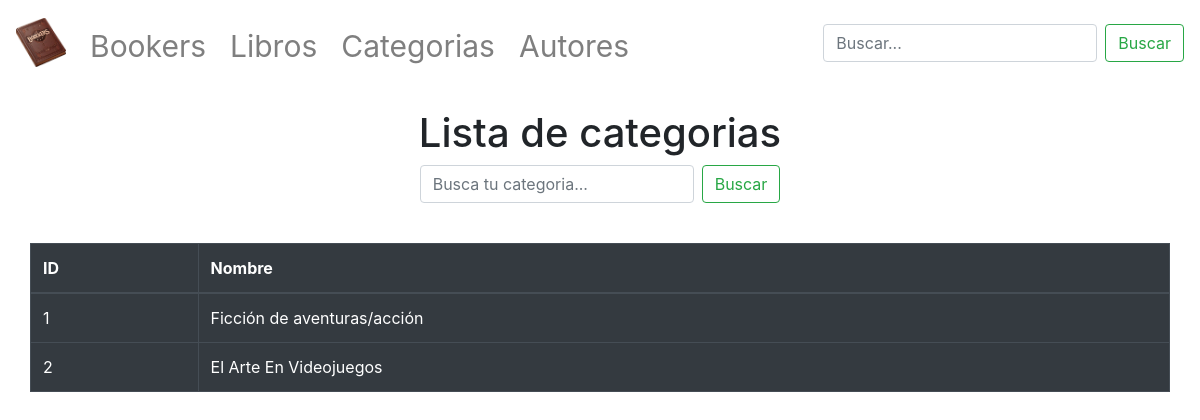
Before: /categorias/ with the older database file.
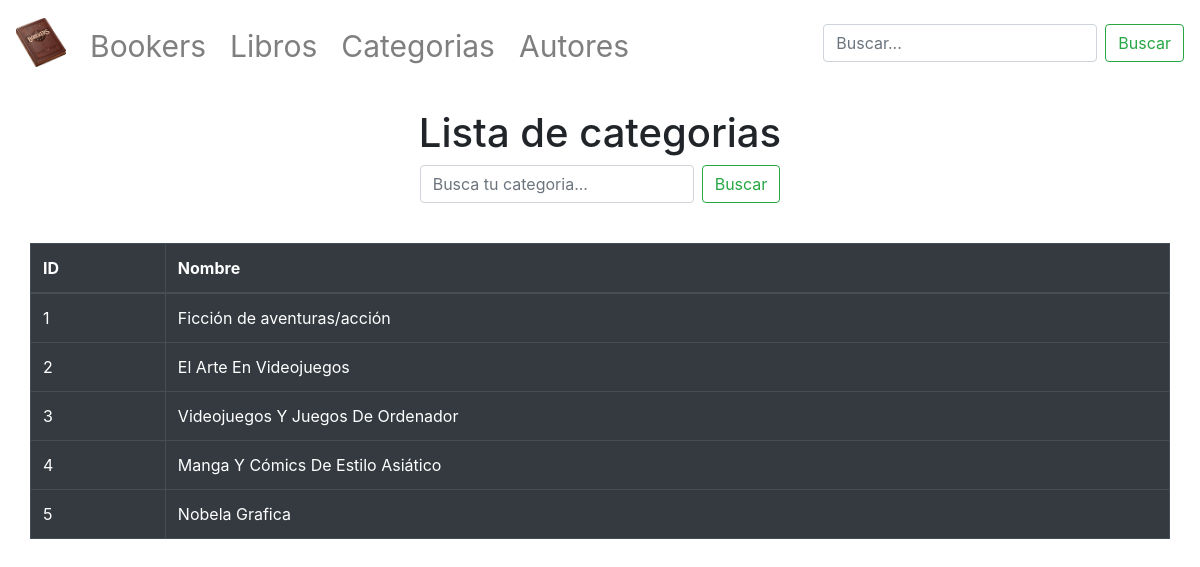
After: the same page with the newer database file.
### main/models.py (models this page shows, shortened)
class navbar(models.Model):
    id = models.AutoField(primary_key=True)
    nombre = models.CharField(max_length=50, unique=True, null=False, blank=False)
    url = models.CharField(max_length=50)

class categoria(models.Model):
    id = models.AutoField(primary_key=True)
    nombre = models.CharField(max_length=50)

### main/views.py (the view)
# urls.py: path('categorias/', main.categorias, name='categorias'),
def categorias(request):
    query = request.GET.get('buscar-categoria')
    if query:
        buscar_categoria = categoria.objects.filter(
            Q(nombre__icontains=query)
        ).distinct()
    else:
        buscar_categoria = categoria.objects.all()
    titulo = "Categorías"
    navbars = navbar.objects.all()
    context = {'navbar': navbars, 'Titulo': titulo, 'categorias': buscar_categoria}
    return render(request, 'categorias.html', context)

### main/templates/categorias.html (shortened to what this page needs)
{% load static %}
<!doctype html>
<html lang="en">
<head>
<link rel="stylesheet" href="{%static 'css/bootstrap.css'%}">
<link rel="stylesheet" href="{%static 'css/index.css'%}">
</head>
<body>
<nav class="navbar navbar-expand-md navbar-light">
    <a class="navbar-brand mr-2" href="/index">
        <img src="{%static 'img/logo.png'%}" class="img-fluid" width="50" height="50" class="d-block">
    </a>
    <div class="collapse navbar-collapse" id="collapsibleNavId">
        <ul class="navbar-nav mr-auto mt-2 mt-lg-0">
            {% for item in navbar %}
                {% if item.nombre == Titulo %}
                    <a class="nav-item nav-link active mt-2 ml-2" href="{% url item.url %}" style="font-size: 30px; align-self: flex-end;">{{item.nombre}}</a>
                {% else %}
                    <a class="nav-item nav-link mt-2 ml-2" href="{% url item.url %}" style="font-size: 30px; align-self: flex-end;">{{item.nombre}}</a>
                {% endif %}
            {% endfor %}
        </ul>
        <form class="form-inline my-2 my-lg-0" method="GET" action="{% url 'index' %}">
            <input class="form-control mr-sm-2" type="search" placeholder="Buscar..." aria-label="Buscar" name="buscar">
            <button class="btn btn-outline-success my-2 my-sm-0" type="submit">Buscar</button>
        </form>
    </div>
</nav>
<div class="container mt-4">
    <h1 class="text-center">Lista de categorias</h1>
    <div class="row justify-content-center mb-4">
        <form class="form-inline" method="GET">
            <input class="form-control mr-sm-2" type="search" placeholder="Busca tu categoria..." aria-label="Buscar" name="buscar-categoria">
            <button class="btn btn-outline-success my-2 my-sm-0" type="submit">Buscar</button>
        </form>
    </div>
</div>
<div class="container">
    <div class="row justify-content-center">
        <table class="table table-bordered table-dark col-12 mt-3">
            <thead>
                <tr>
                    <th scope="col">ID</th>
                    <th scope="col">Nombre</th>
                </tr>
            </thead>
            <tbody>
                {% for item in categorias %}
                    <tr>
                        <td>{{item.id}}</td>
                        <td>{{item.nombre}}</td>
                    </tr>
                {% endfor %}
            </tbody>
        </table>
    </div>
</div>
</body>
</html>

Changed rows visible on the page:
added categoria: id "3", nombre "Videojuegos Y Juegos De Ordenador"
added categoria: id "4", nombre "Manga Y Cómics De Estilo Asiático"
added categoria: id "5", nombre "Nobela Grafica"
